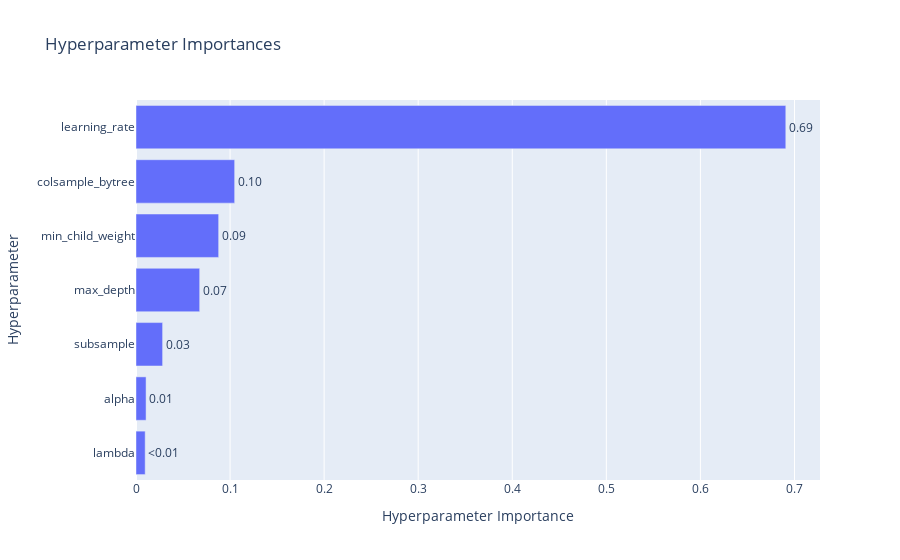
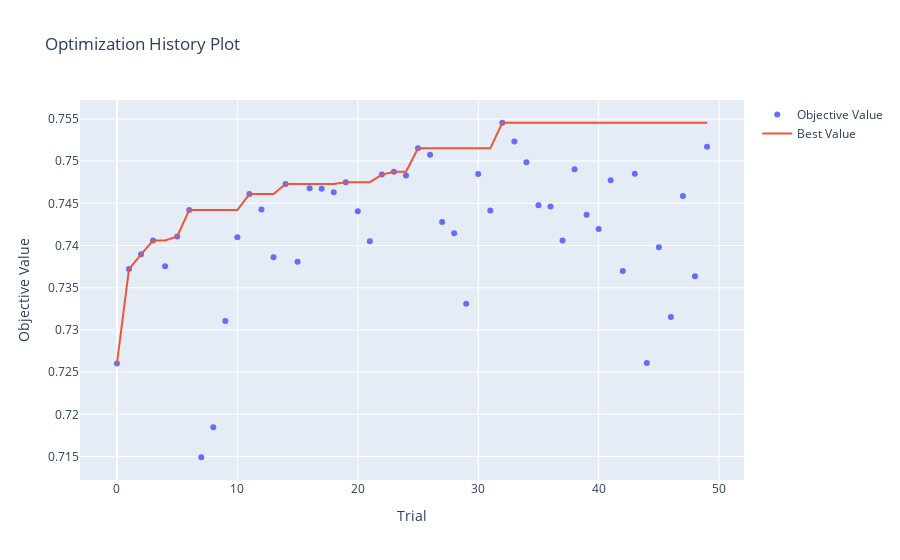
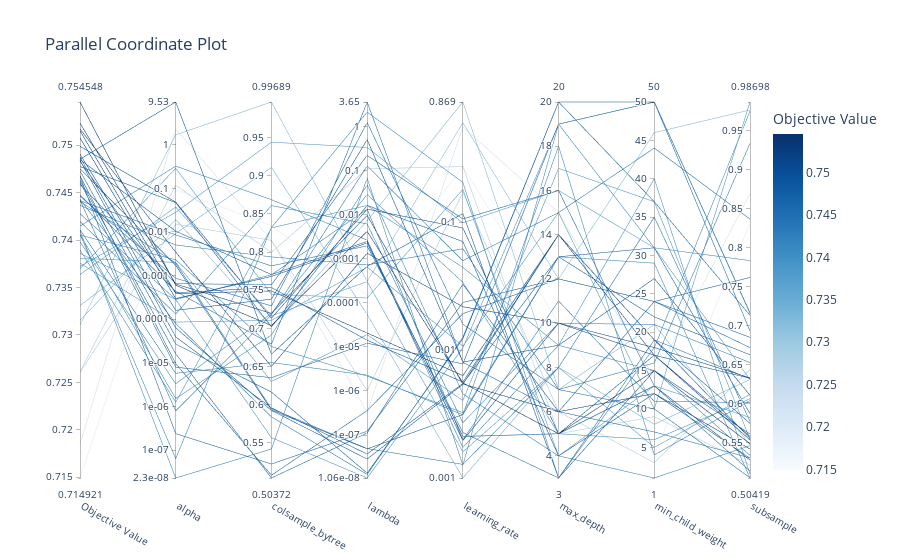
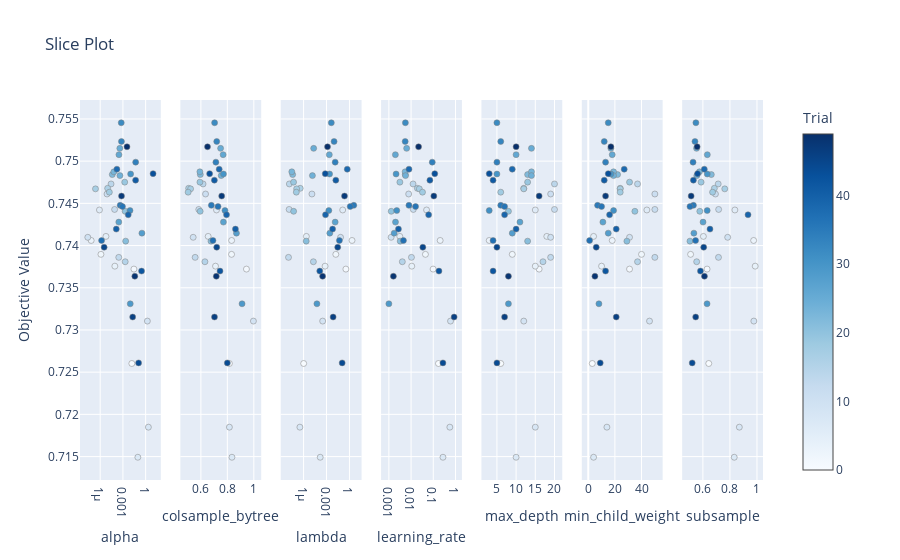

Write notebook code for charts like these, in order.
### Markdown cell above
####  Evaluacion de la optimizacion de hiperpatametros - XGBoost

### Code cell
optuna.visualization.plot_param_importances(study_xgb).show()
optuna.visualization.plot_optimization_history(study_xgb).show()
optuna.visualization.plot_parallel_coordinate(study_xgb).show()
optuna.visualization.plot_slice(study_xgb).show()
